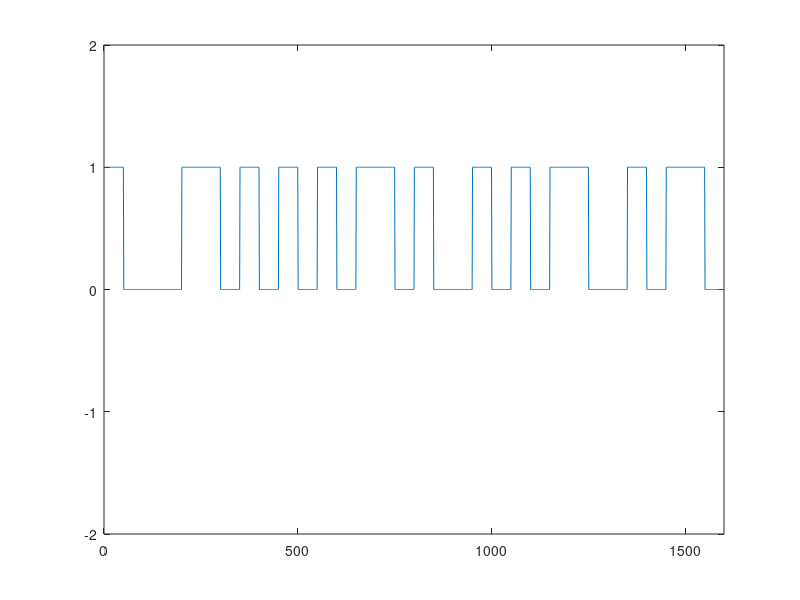
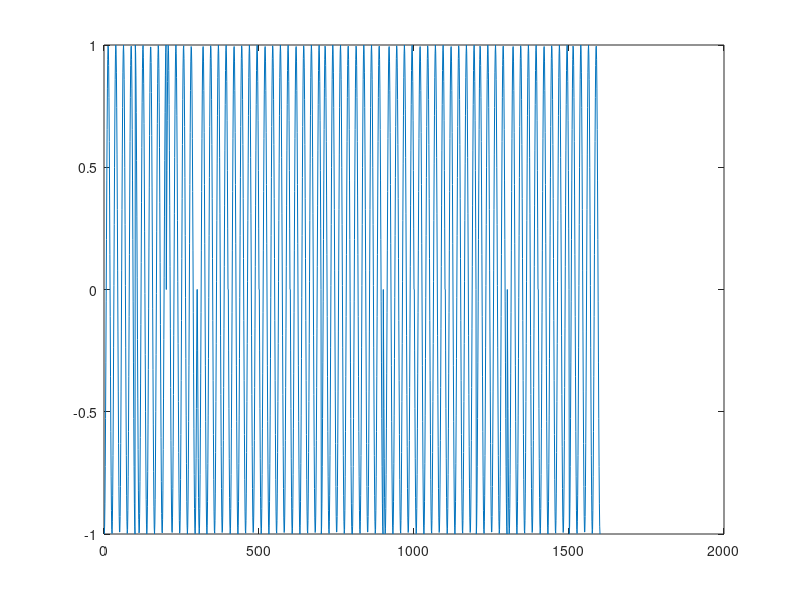
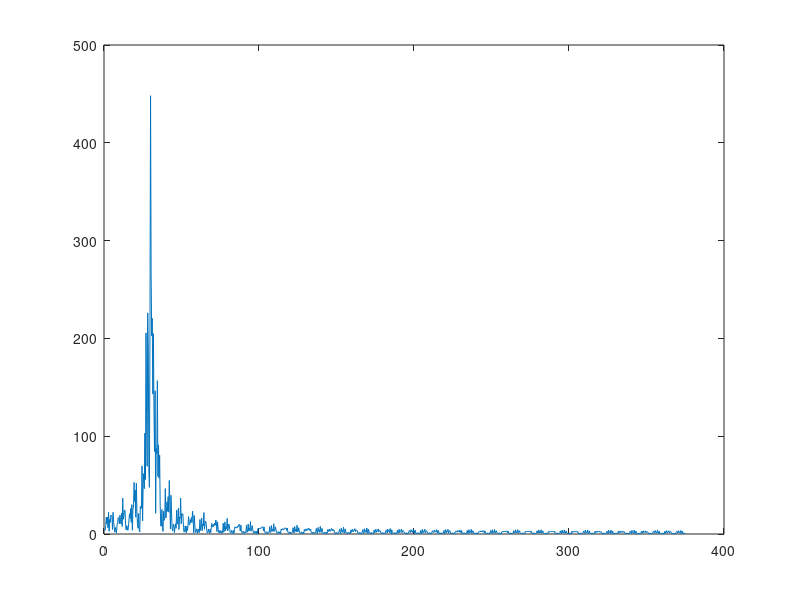

Write the MATLAB code that produced these figures, in order.
clear all 
close all
d_input = [1 0 0 0 1 1 0 1 0 1 0 1 0 1 1 0 1 0 0 1 0 1 0 1 1 0 0 1 0 1 1 0];
%% QPSK

length = 50;
fc = 30;

for i=1:size(d_input, 2)/2 
    t = linspace((i-1)*(4/fc)+(i-1), i*(4/fc)+(i-1), length*2); 
    
    if d_input(2*i-1) == 0 && d_input(2*i) == 0 % 0, 0
        s(1+(i-1)*size(t, 2):size(t, 2)*i) = 1*cos(2*pi*fc*t);
    elseif d_input(2*i-1) == 0 && d_input(2*i) == 1 % 0, 1
        s(1+(i-1)*size(t, 2):size(t, 2)*i) = 1*cos(2*pi*fc*t+pi/2);
    elseif d_input(2*i-1) == 1 && d_input(2*i) == 0 % 1, 0
        s(1+(i-1)*size(t, 2):size(t, 2)*i) = 1*cos(2*pi*fc*t+pi);
    elseif d_input(2*i-1) == 1 && d_input(2*i) == 1 % 1, 1 
        s(1+(i-1)*size(t, 2):size(t, 2)*i) = 1*cos(2*pi*fc*t+3*pi/2);
    end
end

for i=1:size(d_input, 2)
    t = linspace(0, 2/fc, length);
    
    if d_input(i) == 1
        input(1+(i-1)*size(t, 2):size(t, 2)*i) = 1; 
    elseif d_input(i) == 0 
        input(1+(i-1)*size(t, 2):size(t, 2)*i) = 0; 
    end
end

figure;
plot(1:size(input, 2), input); % figure 1

axis([0 size(input,2) -2 2]);
figure;
plot(1:size(input,2),s); % figure 2
%% fft

len = 2^nextpow2(max(size(s)));
FFT = fft(s, len);
f = length*fc/2/2*linspace(0, 1, len/2+1);
a = abs(FFT(1:len/2+1));
figure;
plot(f, a); % figure 3